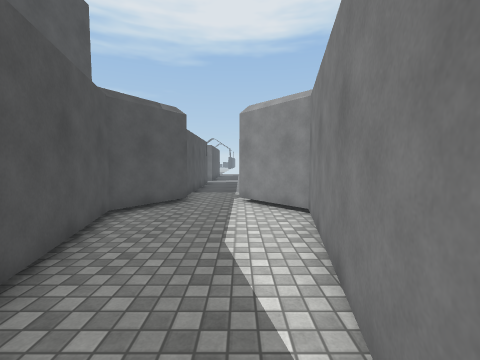
[1] (above)

19 first-person views from a walk through a scene from a Unity 3-D project. The camera is 1.5 m above the floor, tilts 4° down and sees 90° across. The floor is counted in squares, 1 m on a side. Each view is taken from the middle of a square. On the plan, view 1 faces up. The plan holds only what a view shows up to about 13 squares ahead; the rest is blank. The place goes on beyond the plan. The player character is not drawn. Some animated figures are left out. Surface patterns are stand-ins for the level's own textures.

[2]
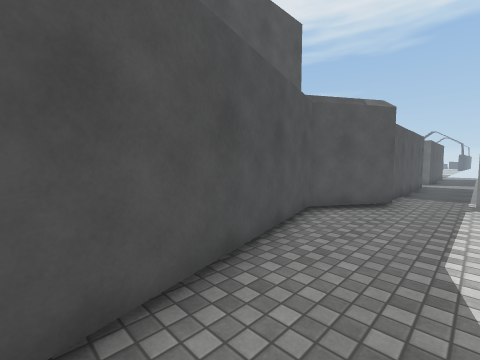

[3]
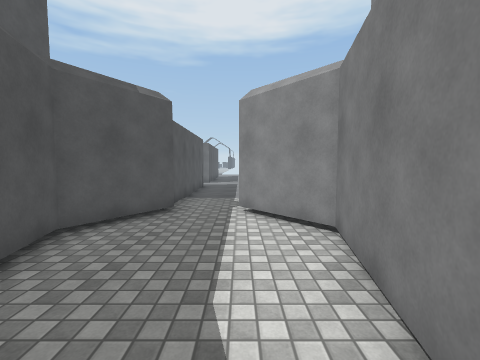

[4]
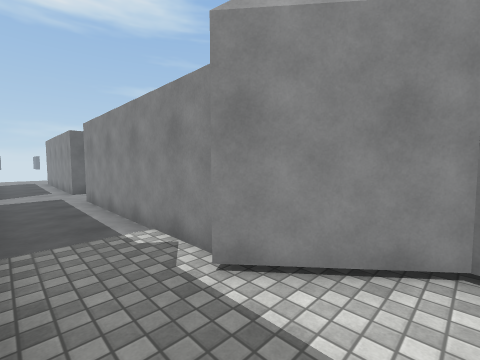

[5]
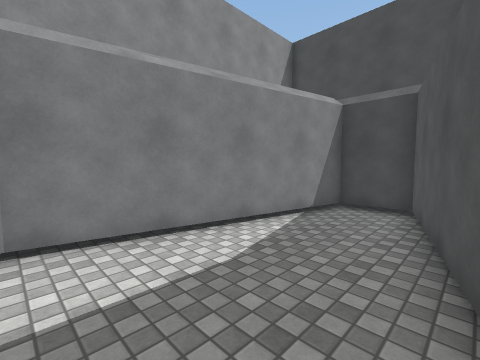

[6]
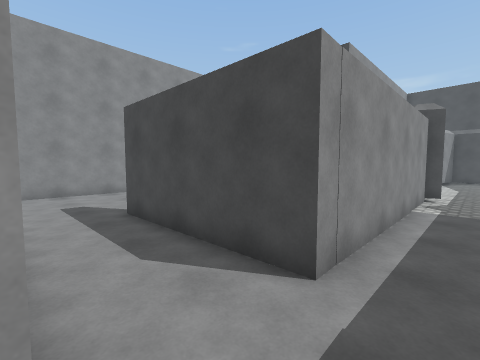

[7]
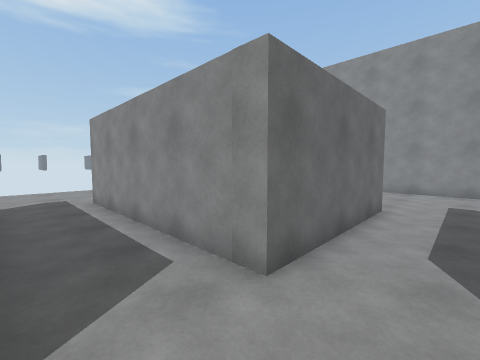

[8]
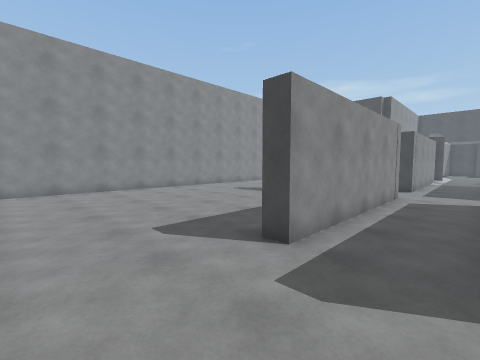

[9]
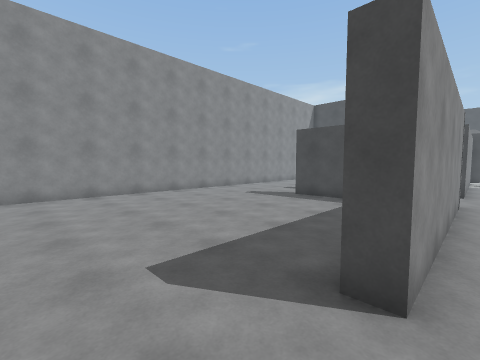

[10]
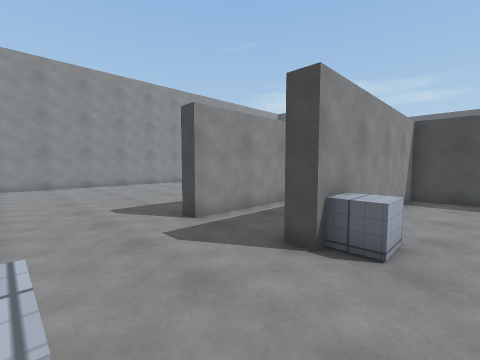

[11]
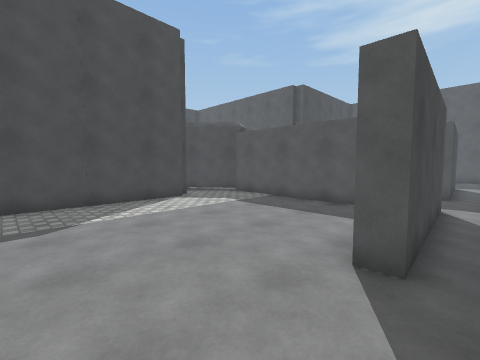

[12]
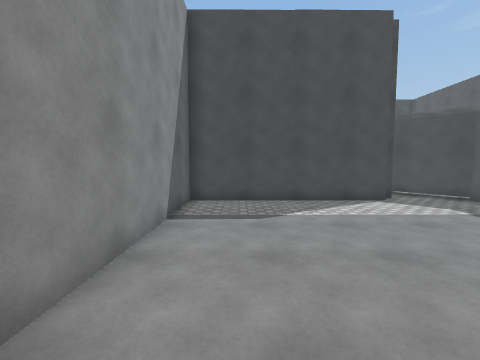

[13]
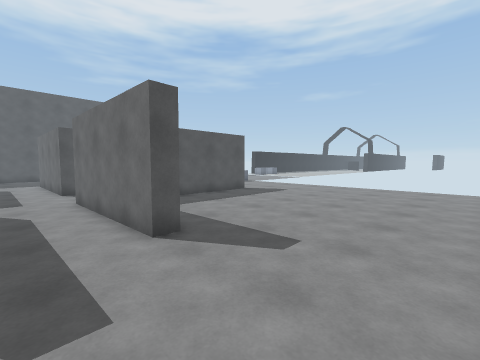

[14]
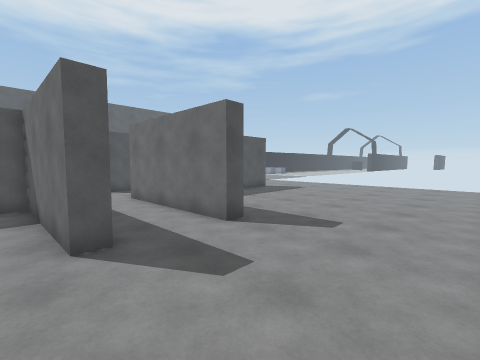

[15]
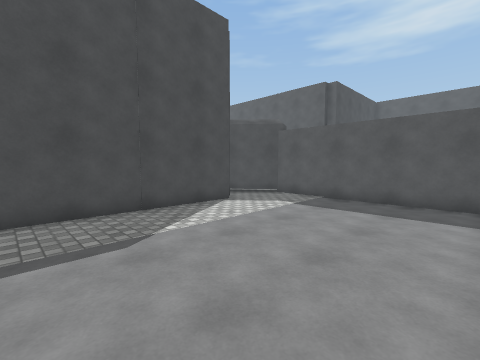

[16]
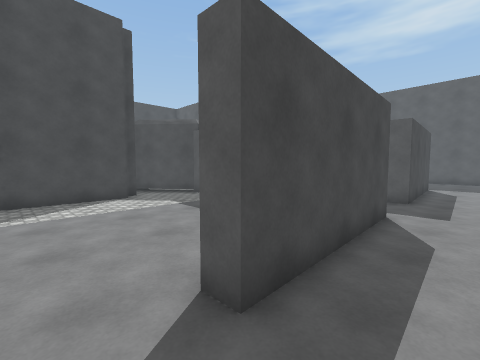

[17]
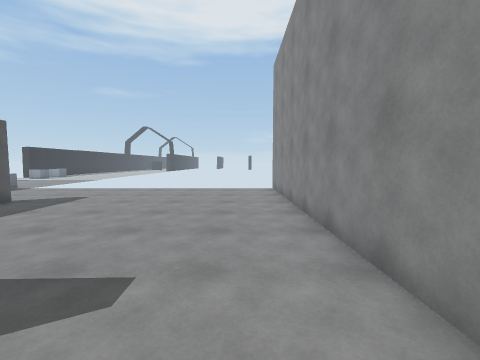

[18]
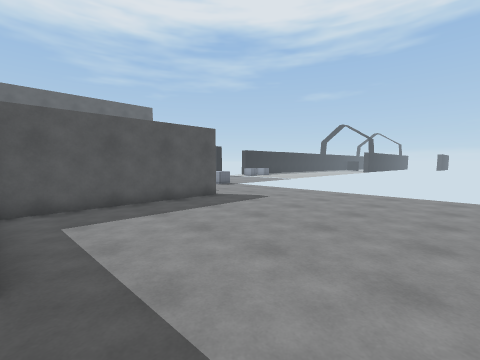

[19]
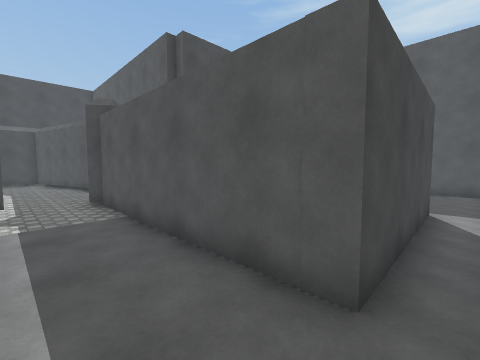

### Floor plan
Points are (right, up) in squares from view 1. A wall is a line through its corners. A room is listed if a view was taken in it or the views show most of it. See-through windows are left out.
Room 1 (views 1, 2, 3, 4, 5)
walls: (-2.1, 9.6) (-3.8, 7) (-1.7, -1.2) (0.4, -1.2) (2, 7) (0, 9.5)
ways out: opening at (-1.5, 10) to room 2
Room 2 (views 6, 7, 8, 9, 10, 11, 12, 13, 14, 15, 16, 17, 18, 19)
walls: (4.1, 21.8) (6.3, 21.8) (6.3, 21.1) (0.4, 20.9) (0.4, 29.3) (1.1, 29.3) (1.1, 21.9); (-2.5, 22) (-2.5, 20.9) (-5.5, 20.8); (-5, 21.5) (-3.1, 21.6) (-3.1, 29.3) (-2.4, 29.3); (-5.6, 18) (-2.5, 18.1) (-2.5, 9.9) (-2.1, 9.6); (4.2, 9.6) (12, 9.7) (12, 33.1); (3.6, 9) (4.1, 9); (0, 9.5) (0.4, 9.7) (0.4, 18.2) (6.4, 18.4) (6.4, 17.7) (1.1, 17.6) (1.1, 9.8) (3, 7.4)
low walls: (-4.1, 27.9) (-4.1, 29) (-3, 29)
ways out: opening at (-1.5, 10) to room 1

Positions as (right, up) in squares from view 1, and headings:
1: (0, 0), facing up
2: (0, 0), facing up-left
3: (0, 2), facing up
4: (-2, 7), facing up-right
5: (-3, 7), facing down-right
6: (-1, 21), facing down-right
7: (-2, 19), facing up-right
8: (-2, 33), facing down-right
9: (0, 32), facing down-right
10: (-5, 33), facing down-right
11: (10, 19), facing down-left
12: (10, 19), facing down
13: (11, 19), facing up-left
14: (11, 17), facing up-left
15: (11, 17), facing down-left
16: (8, 20), facing down-left
17: (10, 20), facing up
18: (10, 22), facing up-left
19: (0, 19), facing down-left
